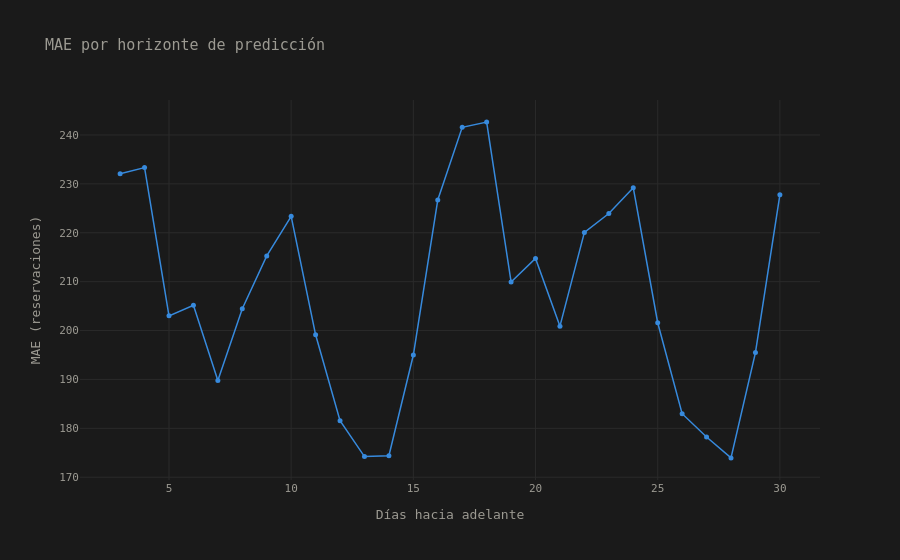

The notebook cell saved with this chart:
### Code cell
# Gráfica MAE por horizonte
fig_cv = go.Figure()
fig_cv.add_trace(go.Scatter(
    x=df_pm['horizon'].dt.days,
    y=df_pm['mae'],
    mode='lines+markers',
    line=dict(color='#378ADD', width=1.5),
    marker=dict(size=5)
))
fig_cv.update_layout(
    title='MAE por horizonte de predicción',
    xaxis_title='Días hacia adelante',
    yaxis_title='MAE (reservaciones)',
    paper_bgcolor='#1a1a1a', plot_bgcolor='#1a1a1a',
    font=dict(color='#9c9a92', family='monospace', size=11)
)
fig_cv.update_xaxes(gridcolor='#2a2a2a')
fig_cv.update_yaxes(gridcolor='#2a2a2a')
fig_cv.show()

### Figure 1 — Plotly figure (JSON) as saved in the notebook; plotly's stock layout.template omitted (floating-point values rounded to 4 significant figures)
{"data": [{"line": {"color": "#378ADD", "width": 1.5}, "marker": {"size": 5}, "mode": "lines+markers", "type": "scatter", "x": [3, 4, 5, 6, 7, 8, 9, 10, 11, 12, 13, 14, 15, 16, 17, 18, 19, 20, 21, 22, 23, 24, 25, 26, 27, 28, 29, 30], "y": [232.1, 233.3, 203.0, 205.2, 189.8, 204.5, 215.3, 223.4, 199.1, 181.6, 174.2, 174.4, 195.0, 226.7, 241.6, 242.6, 209.9, 214.8, 200.9, 220.1, 223.9, 229.2, 201.6, 183.0, 178.2, 174.0, 195.5, 227.8]}], "layout": {"font": {"color": "#9c9a92", "family": "monospace", "size": 11}, "paper_bgcolor": "#1a1a1a", "plot_bgcolor": "#1a1a1a", "title": {"text": "MAE por horizonte de predicción"}, "xaxis": {"gridcolor": "#2a2a2a", "title": {"text": "Días hacia adelante"}}, "yaxis": {"gridcolor": "#2a2a2a", "title": {"text": "MAE (reservaciones)"}}}}
